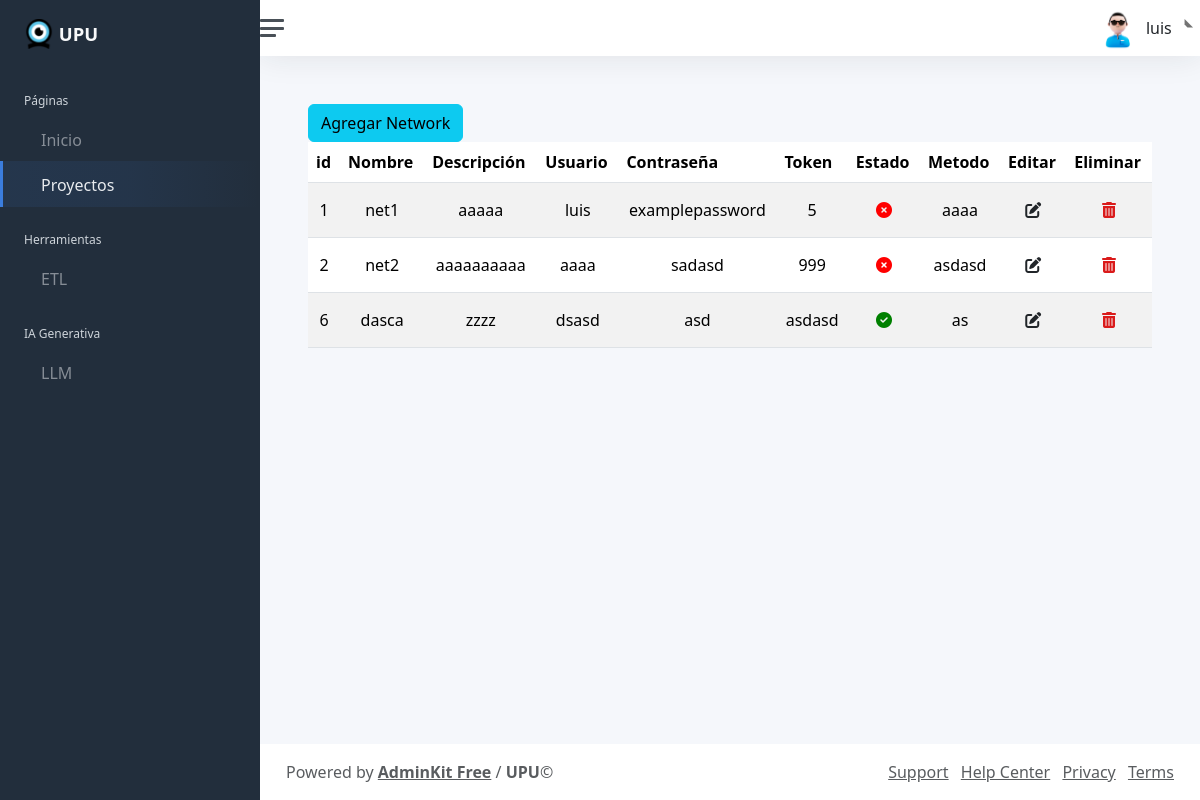
Page /project/Network/ (signed in) on the committed database.
### apps/project/models.py (models this page shows, shortened)
class Network(models.Model):
    id = models.AutoField(primary_key=True)
    name = models.CharField(max_length=50, null=False)
    description = models.CharField(max_length=50, null=False)
    user = models.CharField(max_length=50, null=False)
    password = models.CharField(max_length=50, null=False)
    token = models.CharField(max_length=50, null=False)
    state = models.BooleanField(null=False)
    method = models.CharField(max_length=50, null=False)

### apps/project/views.py (the view)
# urls.py: path('Network/', NetView.as_view()),
class NetView(LoginRequiredMixin, TemplateView):
   template_name = 'app/project/Network.html'
   def get_context_data(self, *args, **kwargs):
      context = super(NetView,self).get_context_data(*args, **kwargs)
      network = list(Network.objects.all())
      context['accounts'] = network
      context['api'] = {
            'title': 'Projects',
        }
      return context

### template/app/project/Network.html (shortened to what this page needs)
{% extends "layout/app/base.html" %} {% block title %} Proyectos {% endblock %} {% load
    static %}
{% block content %}
<link rel="stylesheet" href="https://cdn.jsdelivr.net/npm/bootstrap@5.3.2/dist/css/bootstrap.min.css">
<link rel="stylesheet" href="https://cdn.datatables.net/2.0.0/css/dataTables.bootstrap5.css">
<div>
    <a href="/project/creacionNet" class="btn btn-info">Agregar Network</a>
</div>
<div class="tabla-container">
        <div class="table-responsive">
            <table  id="Schudele" class="table table-striped" >
                <thead>
                    <tr>
                        <th>id</th>
                        <th>Nombre</th>
                        <th>Descripción</th>
                        <th>Usuario</th>
                        <th>Contraseña</th>
                        <th>Token</th>
                        <th>Estado</th>
                        <th>Metodo</th>
                        <th > Editar</th>
                        <th>Eliminar</th>
                    </tr>
                </thead>
                <tbody>
                    {% for i in accounts %}
                    <tr>
                        <td>{{i.id}}</td>
                        <td>{{i.name}}</td>
                        <td>{{i.description}}</td>
                        <td>{{i.user}}</td>
                        <td>{{i.password}}</td>
                        <td>{{i.token}}</td>
                        <td>
                            {% if i.state %}
                                <i class="fas fa-check-circle" style="color: green;"></i>
                            {% else %}
                                <i class="fas fa-times-circle" style="color: red;"></i>
                            {% endif %}
                        </td>
                        <td>{{i.method}}</a></td>
                        <td> <a href="edicionNet/{{i.id}}" class="btn"><i class="fa-solid fa-pen-to-square"></i></i></i></a> </td>
                        <td> <a href="eliminacionNet/{{i.id}}" class="btn btnEliminacion"><i class="fa-solid fa-trash-can" style="color: #da1b1b;"></i></a> </td>
                    </tr>
                    {% endfor %}
                </tbody>
            </table>
        </div>
</div>
{% load static %}
{% endblock content %}

### template/shared/include/app/navbar.html (shortened to what this page needs)
<nav class="navbar navbar-expand navbar-light navbar-bg">
	<a class="sidebar-toggle js-sidebar-toggle">
		<i class="hamburger align-self-center"></i>
	</a>
	<div class="navbar-collapse collapse">
		<ul class="navbar-nav navbar-align">
			<li class="nav-item dropdown">
				<a
					class="nav-link dropdown-toggle d-none d-sm-inline-block"
					href="#"
					data-bs-toggle="dropdown"
				>
					<img
						src="/static/assets/img/auth/avatar.jpg"
						class="avatar img-fluid rounded me-1"
						alt="Login avatar"
					/>
					<span class="text-dark">{{ request.user.username }}</span>
				</a>
			</li>
		</ul>
	</div>
</nav>

### template/app/project/Network.html (style rules this page uses)
.tabla-container { margin: 0 auto; width: 100%; }
table { width: auto; table-layout: auto; }
th, td { padding: 8px; text-align: center; }

### rows in the picture
Network: id "1", name "net1", description "aaaaa", user "luis", password "examplepassword", token "5", state False (drawn), method "aaaa"
Network: id "2", name "net2", description "aaaaaaaaaa", user "aaaa", password "sadasd", token "999", state False (drawn), method "asdasd"
Network: id "6", name "dasca", description "zzzz", user "dsasd", password "asd", token "asdasd", state True (drawn), method "as"

### other values in the picture
{{ request.user.username }} "luis"
